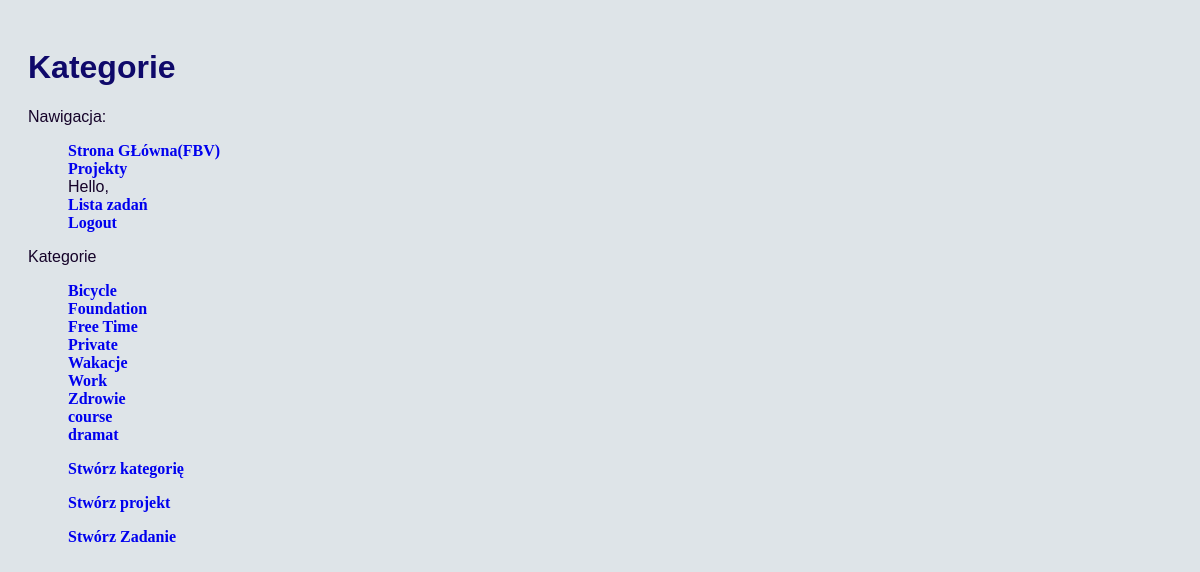
The app's page / (signed in) with its own data.
### todo/models.py (models this page shows, shortened)
class Category(models.Model):
    name = models.CharField(max_length=120, unique=True, verbose_name="name")
    class Meta:
        verbose_name = "Category"
        verbose_name_plural = "Categories"

### todo/views.py (the view)
# urls.py: path('', views.index, name="index"),
def index(request):
    categories = Category.objects.all().order_by('name')
    context = {
        'title': "Kategorie",
        'categories': categories,
    }
    return render(request, "todo/index.html", context)

### todo/templates/todo/index.html
{% extends "base.html" %}
{% block content %}
<p>Kategorie</p>
<ul>
    {% for category in categories %}
    <li><a href="{% url 'category_details' category.pk %}">{{ category.name }}</a> </li>
    {% endfor %}
</ul>
<ul>
    <li class="container"><a href="{% url 'category_create' %}">Stwórz kategorię</a></li>
</ul>
<ul>
    <li class="container"><a href="{% url 'project_create' %}">Stwórz projekt</a></li>
</ul>
<ul>
    <li class="container"><a href="{% url 'task_create' %}">Stwórz Zadanie</a></li>
</ul>
{% endblock %}

### todo/static/todo/style.css (style rules this page uses)
body { font-family: Arial, Helvetica, sans-serif; background-color: #dbe2e6e7; color: #150329; position: fixed; padding: 20px 20px 20px 20px; }
ul { list-style: none; }
li { list-style: none; }
a { text-decoration: none; font-family: 'Times New Roman', Times, serif; font-weight: 700; }

### records on screen
Category: name "Bicycle"
Category: name "Foundation"
Category: name "Free Time"
Category: name "Private"
Category: name "Wakacje"
Category: name "Work"
Category: name "Zdrowie"
Category: name "course"
Category: name "dramat"

### other values on screen
{{ title }} "Kategorie"
